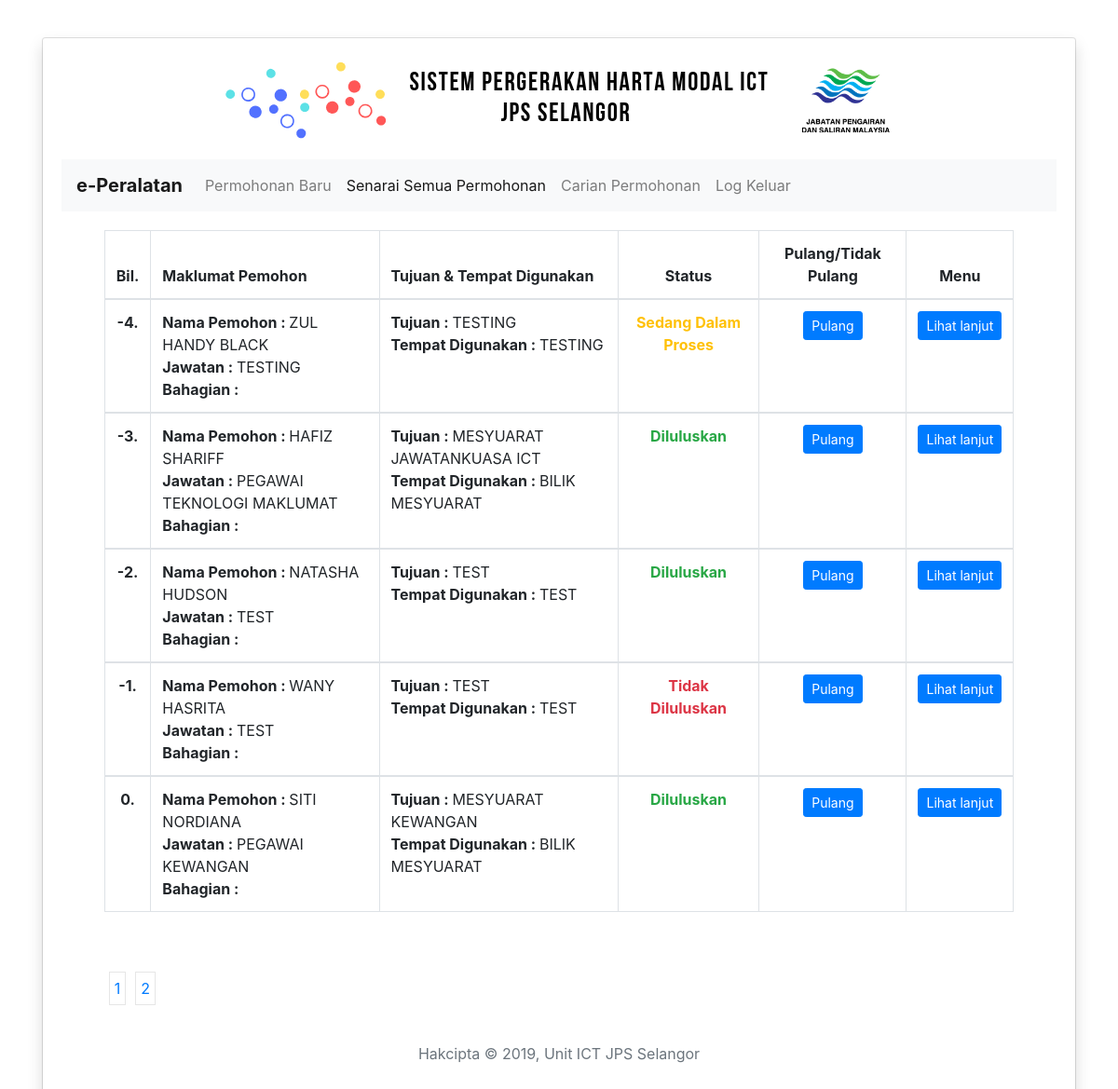
/senarai.php (signed in), run on the app's committed database.
### tables this page shows
CREATE TABLE `permohonan` (
  `id_permohonan` int(3) NOT NULL,
  `nama_pemohon` varchar(255) NOT NULL,
  `jawatan` varchar(255) NOT NULL,
  `bahagian` varchar(255) NOT NULL,
  `tujuan` varchar(255) NOT NULL,
  `tempat_digunakan` varchar(255) NOT NULL,
  `tarikh_pinjam` varchar(255) NOT NULL,
  `tarikh_pulang` varchar(255) NOT NULL,
  `peralatan1` varchar(255) NOT NULL,
  `peralatan2` varchar(255) NOT NULL,
  `peralatan3` varchar(255) NOT NULL,
  `status` int(1) NOT NULL,
  `tarikh_terima` varchar(255) NOT NULL
);

### senarai.php (the view, shortened to what this page needs)
<!doctype html>
<html lang="en">
	<?php include "header.php";?>
	<?php
		$tbl_name="permohonan";
		$adjacents = 3;
		$query = "SELECT COUNT(*) as Num FROM $tbl_name ORDER BY id_permohonan DESC";
		$total_page = mysql_fetch_array(mysql_query($query));
		$total_page = $total_page['Num'];
		$targetpage = "senarai.php";
		$limit = 5;
		$page = (isset($_GET['page'])) ? (int)$_GET['page'] : 0;
		if($page) {
			$start = ($page - 1) * $limit;
			$end = ($page) * $limit;}
		else
			$start = 0;
		$sql = "SELECT * FROM $tbl_name ORDER BY id_permohonan DESC LIMIT $start, $limit ";
		$result = mysql_query($sql);
		$lastpage = ceil($total_page/$limit);
		$pagination = "";
		if($lastpage > 1)
		{
			$pagination .= "<div class=\"pagination\">";
			if ($lastpage < 7 + ($adjacents * 2))
			{
				for ($counter = 1; $counter <= $lastpage; $counter++)
				{
					if ($counter == $page)
						$pagination.= "<span class=\"current\" style='margin-left:5px;margin-right:5px; border:1px solid #E6E6E6; padding:5px; background-color:#3071A9; color:#fff;'><strong>$counter</strong></span>";
					else
						$pagination.= "<a href=\"$targetpage?page=$counter\" style='margin-left:5px;margin-right:5px; border:1px solid #E6E6E6; padding:5px;'>$counter</a>";
				}
			}
		}
	?>
  <body>
	<div class="container">
		<div class="col-lg-12">
			<div class="card">
			  <div class="card-body shadow">
				<center><img src="img/6.png" class="img-fluid header" alt="Responsive image"></center>
				<?php include "navbar2.php"; ?>
				<div class="row justify-content-md-center">
					<div class="col col-lg-11">
						<?php
							$i = 1;
							$j = (($page-1) * $limit) + $i;
							$num_results = mysql_num_rows($result);
							if($num_results > 0)
							{
								echo '<table class="table table-bordered">';
								echo '<thead>';
								echo '<tr>';
								echo '<th scope="col">Bil.</th>';
								echo '<th scope="col">Maklumat Pemohon</th>';
								echo '<th scope="col">Tujuan & Tempat Digunakan</th>';
								echo '<th scope="col" style="text-align:center;">Status</th>';
								echo '<th scope="col" style="text-align:center;">Pulang/Tidak Pulang</th>';
								echo '<th scope="col" style="text-align:center;">Menu</th>';
								echo '</tr>';
								echo '</thead>';
								while($row = mysql_fetch_array($result))
								{
									echo "<tbody>";
									echo "<tr>";
									echo "<th style='text-align:center' rowspan='4' scope='row' width='2%'>".$j."."."</th>";
									echo '<td>
										<span style="font-weight:bold;">Nama Pemohon : </span>'.strtoupper($row['nama_pemohon']).' <br>
										<span style="font-weight:bold;">Jawatan : </span>'.strtoupper($row['jawatan']).' <br>
										<span style="font-weight:bold;">Bahagian : </span>'.strtoupper($row['nama_unit']).'
										</td>';
									echo '<td>
										<span style="font-weight:bold;">Tujuan : </span>'.strtoupper($row['tujuan']).' <br>
										<span style="font-weight:bold;">Tempat Digunakan : </span>'.strtoupper($row['tempat_digunakan']).'
										</td>';
									if($row['status'] == '0')
									{
										echo "<td style='text-align:center;'><p class='text-warning font-weight-bold'>Sedang Dalam Proses</p></td>";
									}
									else if($row['status'] == '1')
									{
										echo "<td style='text-align:center;'><p class='text-success font-weight-bold'>Diluluskan</p></td>";
									}
									else
									{
										echo "<td style='text-align:center;'><p class='text-danger font-weight-bold'>Tidak Diluluskan</p></td>";
									}
									echo '<td style="text-align:center;"><a href="pulang.php?permohonanID=' .$row['id_permohonan']. '"class="btn btn-primary btn-sm" role="button">Pulang</a>
									</td>';
									echo '<td style="text-align:center;"><a href="perincian.php?permohonanID=' .$row['id_permohonan']. '" class="btn btn-primary btn-sm" role="button">Lihat lanjut</a></td>';
									echo "</tr>";
									echo "</tbody>";
									$j++;
								}
								echo "</table>";
							}
							else
							{
								echo "<center>Tiada permohonan baru setakat ini!</center>";
							}
						?>
						<br>
						<br>
						<?php echo"<div style='text-align:center;'>".$pagination."</div>";?>
					</div>
				</div>
				<?php include "footer.php";?>
			  </div>
			</div>
		</div>
	</div>
  </body>
</html>

### css/style.css (style rules this page uses)
.container { padding: 40px 0 40px 0; }
.header { margin-bottom: 20px; }

### data on the page
permohonan: nama_pemohon "ZUL HANDY BLACK", jawatan "TESTING", tujuan "TESTING", tempat_digunakan "TESTING", status "Sedang Dalam Proses"
permohonan: nama_pemohon "HAFIZ SHARIFF", jawatan "PEGAWAI TEKNOLOGI MAKLUMAT", tujuan "MESYUARAT JAWATANKUASA ICT", tempat_digunakan "BILIK MESYUARAT", status "Diluluskan"
permohonan: nama_pemohon "NATASHA HUDSON", jawatan "TEST", tujuan "TEST", tempat_digunakan "TEST", status "Diluluskan"
permohonan: nama_pemohon "WANY HASRITA", jawatan "TEST", tujuan "TEST", tempat_digunakan "TEST", status "Tidak Diluluskan"
permohonan: nama_pemohon "SITI NORDIANA", jawatan "PEGAWAI KEWANGAN", tujuan "MESYUARAT KEWANGAN", tempat_digunakan "BILIK MESYUARAT", status "Diluluskan"
